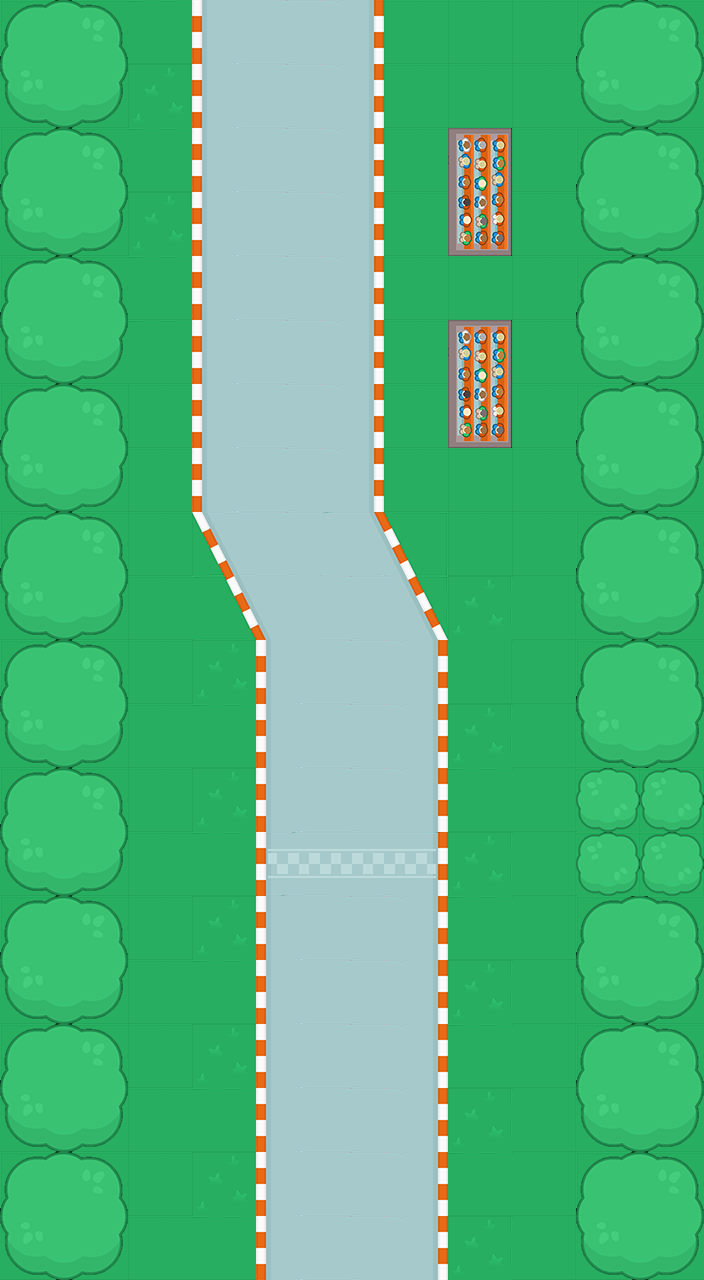

Tiled map render using the project's own tile images. Description and the whole map definition, tile-layer contents included, below:
An orthogonal 11x20 tile map with 64x64 px tiles, 1 tile layer (Capa de Patrones 1).

<map version="1.0" tiledversion="1.1.6" orientation="orthogonal" renderorder="right-down" width="11" height="20" tilewidth="64" tileheight="64" infinite="0" nextobjectid="1">
 <tileset firstgid="1" name="tileset" tilewidth="64" tileheight="64" tilecount="104" columns="8">
  <image source="tileset.png" width="512" height="832" />
 </tileset>
 <layer name="Capa de Patrones 1" width="11" height="20">
  <data>
   <tile gid="92" />
   <tile gid="93" />
   <tile gid="98" />
   <tile gid="22" />
   <tile gid="23" />
   <tile gid="24" />
   <tile gid="97" />
   <tile gid="97" />
   <tile gid="97" />
   <tile gid="92" />
   <tile gid="93" />
   <tile gid="100" />
   <tile gid="101" />
   <tile gid="1" />
   <tile gid="22" />
   <tile gid="23" />
   <tile gid="24" />
   <tile gid="97" />
   <tile gid="97" />
   <tile gid="97" />
   <tile gid="100" />
   <tile gid="101" />
   <tile gid="92" />
   <tile gid="93" />
   <tile gid="98" />
   <tile gid="22" />
   <tile gid="23" />
   <tile gid="24" />
   <tile gid="97" />
   <tile gid="95" />
   <tile gid="97" />
   <tile gid="92" />
   <tile gid="93" />
   <tile gid="100" />
   <tile gid="101" />
   <tile gid="1" />
   <tile gid="22" />
   <tile gid="23" />
   <tile gid="24" />
   <tile gid="97" />
   <tile gid="103" />
   <tile gid="97" />
   <tile gid="100" />
   <tile gid="101" />
   <tile gid="92" />
   <tile gid="93" />
   <tile gid="98" />
   <tile gid="22" />
   <tile gid="23" />
   <tile gid="24" />
   <tile gid="97" />
   <tile gid="97" />
   <tile gid="97" />
   <tile gid="92" />
   <tile gid="93" />
   <tile gid="100" />
   <tile gid="101" />
   <tile gid="98" />
   <tile gid="22" />
   <tile gid="23" />
   <tile gid="24" />
   <tile gid="97" />
   <tile gid="95" />
   <tile gid="97" />
   <tile gid="100" />
   <tile gid="101" />
   <tile gid="92" />
   <tile gid="93" />
   <tile gid="97" />
   <tile gid="22" />
   <tile gid="23" />
   <tile gid="24" />
   <tile gid="97" />
   <tile gid="103" />
   <tile gid="97" />
   <tile gid="92" />
   <tile gid="93" />
   <tile gid="100" />
   <tile gid="101" />
   <tile gid="97" />
   <tile gid="22" />
   <tile gid="23" />
   <tile gid="24" />
   <tile gid="97" />
   <tile gid="97" />
   <tile gid="97" />
   <tile gid="100" />
   <tile gid="101" />
   <tile gid="92" />
   <tile gid="93" />
   <tile gid="97" />
   <tile gid="49" />
   <tile gid="23" />
   <tile gid="50" />
   <tile gid="51" />
   <tile gid="97" />
   <tile gid="97" />
   <tile gid="92" />
   <tile gid="93" />
   <tile gid="100" />
   <tile gid="101" />
   <tile gid="97" />
   <tile gid="67" />
   <tile gid="68" />
   <tile gid="23" />
   <tile gid="69" />
   <tile gid="1" />
   <tile gid="102" />
   <tile gid="100" />
   <tile gid="101" />
   <tile gid="92" />
   <tile gid="93" />
   <tile gid="97" />
   <tile gid="1" />
   <tile gid="22" />
   <tile gid="23" />
   <tile gid="24" />
   <tile gid="102" />
   <tile gid="102" />
   <tile gid="92" />
   <tile gid="93" />
   <tile gid="100" />
   <tile gid="101" />
   <tile gid="97" />
   <tile gid="98" />
   <tile gid="22" />
   <tile gid="23" />
   <tile gid="24" />
   <tile gid="1" />
   <tile gid="102" />
   <tile gid="100" />
   <tile gid="101" />
   <tile gid="92" />
   <tile gid="93" />
   <tile gid="97" />
   <tile gid="1" />
   <tile gid="22" />
   <tile gid="23" />
   <tile gid="24" />
   <tile gid="98" />
   <tile gid="102" />
   <tile gid="94" />
   <tile gid="94" />
   <tile gid="100" />
   <tile gid="101" />
   <tile gid="97" />
   <tile gid="98" />
   <tile gid="70" />
   <tile gid="71" />
   <tile gid="72" />
   <tile gid="1" />
   <tile gid="102" />
   <tile gid="94" />
   <tile gid="94" />
   <tile gid="92" />
   <tile gid="93" />
   <tile gid="97" />
   <tile gid="1" />
   <tile gid="22" />
   <tile gid="23" />
   <tile gid="24" />
   <tile gid="98" />
   <tile gid="102" />
   <tile gid="92" />
   <tile gid="93" />
   <tile gid="100" />
   <tile gid="101" />
   <tile gid="97" />
   <tile gid="98" />
   <tile gid="22" />
   <tile gid="23" />
   <tile gid="24" />
   <tile gid="1" />
   <tile gid="102" />
   <tile gid="100" />
   <tile gid="101" />
   <tile gid="92" />
   <tile gid="93" />
   <tile gid="97" />
   <tile gid="1" />
   <tile gid="22" />
   <tile gid="23" />
   <tile gid="24" />
   <tile gid="98" />
   <tile gid="102" />
   <tile gid="92" />
   <tile gid="93" />
   <tile gid="100" />
   <tile gid="101" />
   <tile gid="97" />
   <tile gid="98" />
   <tile gid="22" />
   <tile gid="23" />
   <tile gid="24" />
   <tile gid="1" />
   <tile gid="102" />
   <tile gid="100" />
   <tile gid="101" />
   <tile gid="92" />
   <tile gid="93" />
   <tile gid="97" />
   <tile gid="1" />
   <tile gid="22" />
   <tile gid="23" />
   <tile gid="24" />
   <tile gid="98" />
   <tile gid="102" />
   <tile gid="92" />
   <tile gid="93" />
   <tile gid="100" />
   <tile gid="101" />
   <tile gid="97" />
   <tile gid="98" />
   <tile gid="22" />
   <tile gid="23" />
   <tile gid="24" />
   <tile gid="1" />
   <tile gid="102" />
   <tile gid="100" />
   <tile gid="101" />
  </data>
 </layer>
</map>